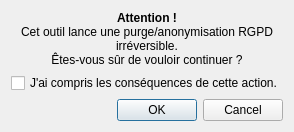
<?xml version="1.0" encoding="UTF-8"?>
<ui version="4.0">
 <class>RgpdPurgeDialog</class>
 <widget class="QDialog" name="RgpdPurgeDialog">
  <layout class="QVBoxLayout" name="verticalLayout">
   <item>
    <widget class="QLabel" name="labelWarning">
     <property name="text">
      <string notr="true">&lt;b&gt;Attention !&lt;/b&gt;&lt;br&gt;Cet outil lance une purge/anonymisation RGPD irréversible.&lt;br&gt;Êtes-vous sûr de vouloir continuer ?</string>
     </property>
     <property name="alignment"><set>Qt::AlignCenter</set></property>
     <property name="wordWrap"><bool>true</bool></property>
    </widget>
   </item>
   <item>
    <widget class="QCheckBox" name="checkUnderstand">
     <property name="text"><string>J'ai compris les conséquences de cette action.</string></property>
    </widget>
   </item>
   <item>
    <widget class="QDialogButtonBox" name="buttonBox">
     <property name="orientation"><enum>Qt::Horizontal</enum></property>
     <property name="standardButtons"><set>QDialogButtonBox::Cancel|QDialogButtonBox::Ok</set></property>
    </widget>
   </item>
  </layout>
 </widget>
 <resources/>
 <connections/>
</ui>
